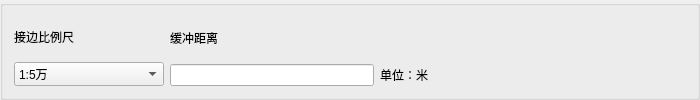
          <widget class="QGroupBox" name="groupBox">
           <property name="minimumSize">
            <size>
             <width>700</width>
             <height>0</height>
            </size>
           </property>
           <property name="maximumSize">
            <size>
             <width>16777215</width>
             <height>200</height>
            </size>
           </property>
           <property name="title">
            <string/>
           </property>
           <layout class="QGridLayout" name="gridLayout_3">
            <item row="0" column="2">
             <spacer name="horizontalSpacer_2">
              <property name="orientation">
               <enum>Qt::Horizontal</enum>
              </property>
              <property name="sizeHint" stdset="0">
               <size>
                <width>241</width>
                <height>20</height>
               </size>
              </property>
             </spacer>
            </item>
            <item row="0" column="1">
             <layout class="QGridLayout" name="gridLayout_2">
              <item row="0" column="0">
               <widget class="QLabel" name="label_2">
                <property name="text">
                 <string>缓冲距离</string>
                </property>
               </widget>
              </item>
              <item row="1" column="0">
               <widget class="QLineEdit" name="lineEdit_BufferDistance">
                <property name="minimumSize">
                 <size>
                  <width>200</width>
                  <height>0</height>
                 </size>
                </property>
                <property name="toolTip">
                 <string>接边处搜索距离，不同比例尺数据设置距离不同</string>
                </property>
               </widget>
              </item>
              <item row="1" column="1">
               <widget class="QLabel" name="label_3">
                <property name="text">
                 <string>单位：米</string>
                </property>
               </widget>
              </item>
             </layout>
            </item>
            <item row="0" column="0">
             <layout class="QGridLayout" name="gridLayout">
              <item row="1" column="0">
               <widget class="QComboBox" name="comboBox_Scale">
                <property name="minimumSize">
                 <size>
                  <width>150</width>
                  <height>24</height>
                 </size>
                </property>
                <item>
                 <property name="text">
                  <string>1:5万</string>
                 </property>
                </item>
                <item>
                 <property name="text">
                  <string>1:25万</string>
                 </property>
                </item>
                <item>
                 <property name="text">
                  <string>1:100万</string>
                 </property>
                </item>
               </widget>
              </item>
              <item row="0" column="0">
               <widget class="QLabel" name="label_Scale">
                <property name="text">
                 <string>接边比例尺</string>
                </property>
               </widget>
              </item>
             </layout>
            </item>
           </layout>
          </widget>
